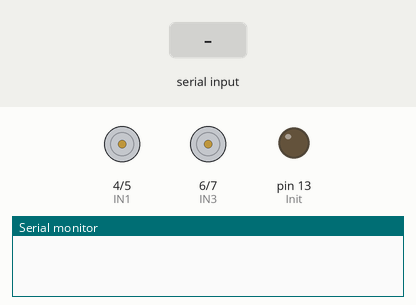
Bench run of a sketch on a simulated Arduino Uno, built with avr-gcc and run on an emulated ATmega328P. On the bench: motor-driver pin pairs drawn as motors (green arrow = first pin HIGH = forward, orange = second pin HIGH = backward, longer = more drive), output pins drawn as LEDs (lit = HIGH), the last lines printed to the serial monitor. The inputs (shaded band) are chosen by the test bench.

Above: at 1.2 s.
1.3 s: "u" received over the second serial link
At 2.1 s:
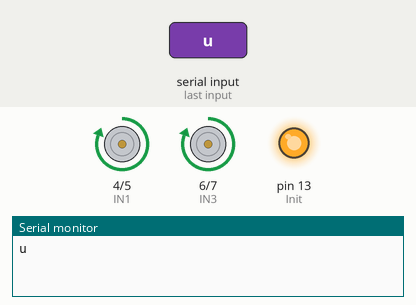
2.8 s: "d" received over the second serial link
At 3.2 s:
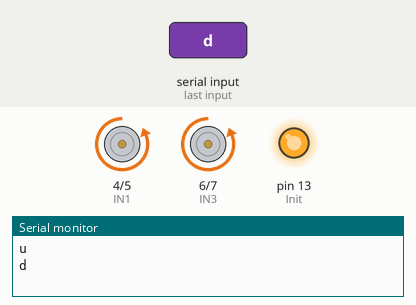
4.3 s: "l" received over the second serial link
At 5.5 s:
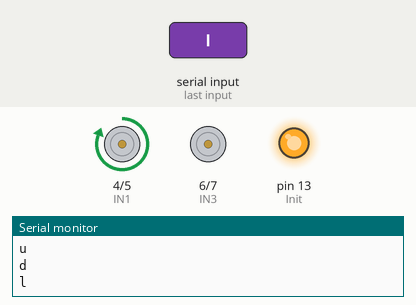
5.8 s: "r" received over the second serial link
At 6.7 s:
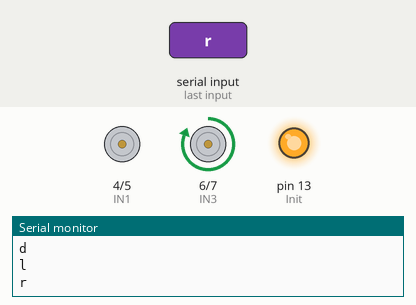
Timing chart, 0 to 8.3 s (numbered marks = the images above; inputs shaded):
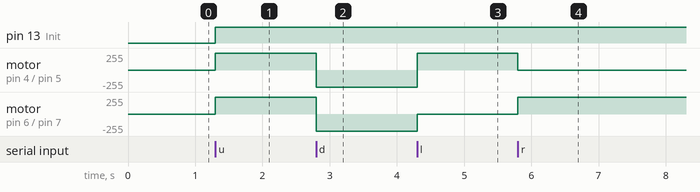

Measured:
- after the input at 1.3 s, pin 13 (Init): LOW → HIGH at once; motor on pin 4 (IN1) / pin 5 (IN2), motor on pin 6 (IN3) / pin 7 (IN4): stopped → forward 255/255 at once
- after the input at 2.8 s, motor on pin 4 (IN1) / pin 5 (IN2), motor on pin 6 (IN3) / pin 7 (IN4): forward 255/255 → backward 255/255 at once
- after the input at 4.3 s, motor on pin 4 (IN1) / pin 5 (IN2): backward 255/255 → forward 255/255 at once; motor on pin 6 (IN3) / pin 7 (IN4): backward 255/255 → stopped at once
- after the input at 5.8 s, motor on pin 4 (IN1) / pin 5 (IN2): forward 255/255 → stopped at once; motor on pin 6 (IN3) / pin 7 (IN4): stopped → forward 255/255 at once

The sketch:

A_car.ino
```cpp
#include <SoftwareSerial.h>
#include <Wire.h>

#define MAX_STRING 128
// The maximum received command length from an Android system over the bluetooth

/*
 * Connections Between HC-06 and Arduino ---
 * HC-06    Arduino
 * TX       RX/Pin10
 * RX       TX/Pin11
 */

SoftwareSerial BTSerial(10,11);     // HC06 <-> Arduino RX/TX

byte cmd[MAX_STRING];               // var: Received command from Android
int cmd_len = 0;                    // var: Received command length record
int mode = 0;                       // var: Mode for motor action

int IN1=4;                          // var: Motor A driver 1
int IN2=5;                          // var: Motor A driver 2
int IN3=6;                          // var: Motor B driver 1
int IN4=7;                          // var: Motor B driver 2

void forward(){
  digitalWrite(IN1,HIGH);
  digitalWrite(IN2,LOW);
  digitalWrite(IN3,HIGH);
  digitalWrite(IN4,LOW);
}

void backward(){
  digitalWrite(IN2,HIGH);
  digitalWrite(IN1,LOW);
  digitalWrite(IN4,HIGH);
  digitalWrite(IN3,LOW);
}

void turnleft(){
  digitalWrite(IN1,HIGH);
  digitalWrite(IN2,LOW);
  digitalWrite(IN3,LOW);
  digitalWrite(IN4,LOW);
}

void turnright(){
  digitalWrite(IN1,LOW);
  digitalWrite(IN2,LOW);
  digitalWrite(IN3,HIGH);
  digitalWrite(IN4,LOW);
}

void stay(){
    digitalWrite(IN3,LOW);
    digitalWrite(IN4,LOW);
    digitalWrite(IN1,LOW);
    digitalWrite(IN2,LOW);
}

void setup(){
    for (int i=4; i<=7; i++)
        pinMode(i,OUTPUT);          // Init: Motor control driver pins
    for (int i=4; i<=7; i++)
        digitalWrite(i,OUTPUT);

    Serial.begin(9600);             // Init: Arduino <-> Computer Baud Rate
    BTSerial.begin(38400);           // Init: HC-06 <-> Arduino Baud Rate
    pinMode(13, OUTPUT);            // Init: Bluetooth Signal LED
}

void loop(){
    char str[MAX_STRING];           // var: String to be recieved
    int cmd_tmp_size;               // var: Command size waiting to be read.
    int i;                          // var: Reading loop counter
    int tick = 0;                   // var:

    while ( tick < MAX_STRING ){
        cmd_tmp_size = BTSerial.available();        // Get the size of commands waiting to be read
        if ( cmd_tmp_size > 0 ){                    // If there are commands waiting
            for ( i=0; i < cmd_tmp_size; i++ ){     // For each command character waiting
                cmd[(cmd_len++)%MAX_STRING] = char(BTSerial.read());
                                                    // Read command character and save it into cmd
            }
        }
        else {
            tick++;
        }
    }

    if (cmd_len){                   // If cmd have content
        sprintf(str,"%s",cmd);      // Convert cmd to string, and print formatted string to str
        Serial.println(str[0]);     // Print str by Serial
        cmd[0] = '\0';              // Clean cmd
        if(str[0]=='0')             // Switch modes
          mode = 0;
        else if(str[0]=='u')
          mode = 1;
        else if(str[0]=='d')
          mode = 2;
        else if(str[0]=='l')
          mode = 3;
        else if(str[0]=='r')
          mode = 4;
        else
          mode = -1;
    }
    cmd_len = 0;                    // Reset cmd's length record

    if(mode == 1){                  // Switch mode actions
      digitalWrite(13,HIGH);
      forward();
    }
    else if(mode == 2){
      digitalWrite(13,HIGH);
      backward();
    }
    else if(mode == 3){
      digitalWrite(13,HIGH);
      turnleft();
    }
    else if(mode == 4){
      digitalWrite(13,HIGH);
      turnright();
    }
    else{
      digitalWrite(13, LOW);
      stay();
    }
}
```
